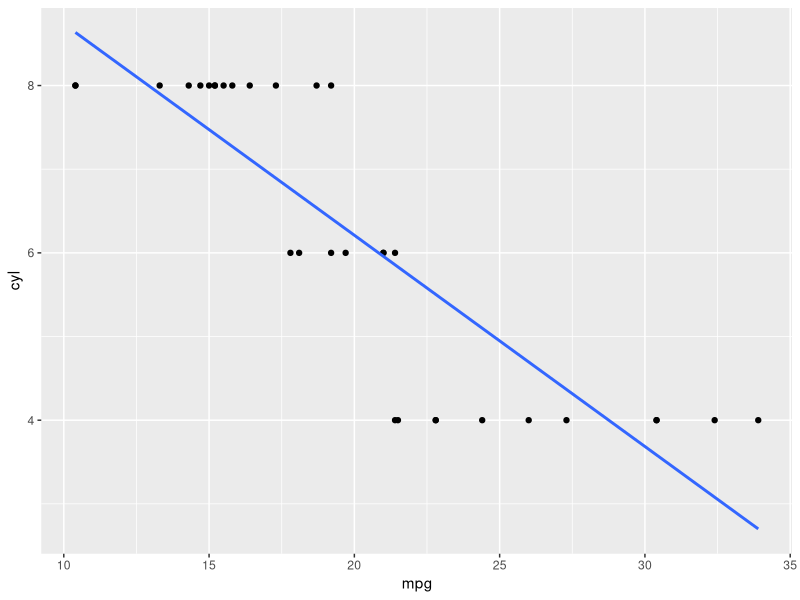

Generate this figure with R:
## ---- chunk 1
library(dplyr)
library(ggplot2)
library(psych)
## ---- chunk 2
mean_mpg = mean(mtcars$mpg)
## ---- chunk 3
mtcars$gt30 = ifelse(mtcars$mpg > 30,1,0)

greater_than_30 = sum(mtcars$gt30>0) 
less_than_30 = sum(mtcars$gt30<1) 
proportion_gt30 = greater_than_30/(greater_than_30+less_than_30)
## ---- chunk 4
mpg = mtcars$mpg
cyl = mtcars$cyl
cormpgcyl = cor.test(mpg, cyl, alternative=c("two.sided"), method=c("pearson"), conf.level=0.95)

## ---- chunk 5
data(mtcars)
ggplot(mtcars, aes(x = mpg, y = cyl))+
      geom_point() + 
      geom_smooth(method = "lm", se = FALSE)
